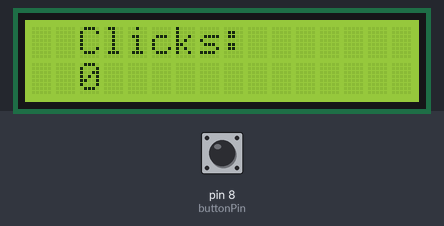
A sketch run on a simulated Arduino Uno, built with avr-gcc and run on an emulated ATmega328P. On the bench: 16×2 character LCD. The test bench sets the inputs (shaded band); at power-on: pin 8 (buttonPin) HIGH. What the sketch prints to the serial monitor is not drawn.

Above: at 1.2 s.
1.3 s: pin 8 (buttonPin) pulled LOW for 3.2 s
At 3.7 s:
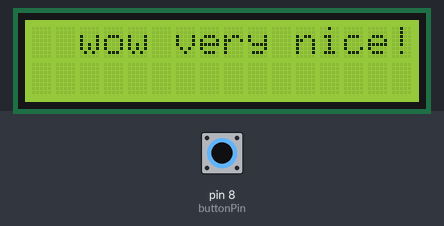
6.0 s: pin 8 (buttonPin) pulled LOW for 1 s
At 8.1 s:
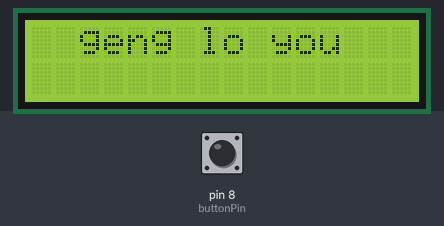
8.5 s: pin 8 (buttonPin) pulled LOW for 3.2 s
At 10.9 s:
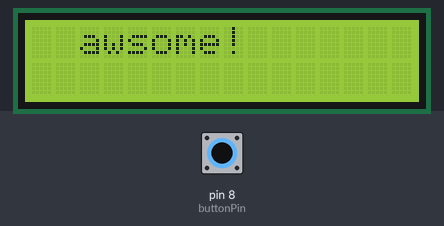
13.2 s: pin 8 (buttonPin) pulled LOW for 1 s
At 14.7 s:
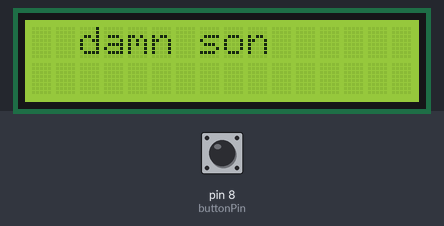
15.7 s: pin 8 (buttonPin) pulled LOW for 3.2 s
At 18.0 s:
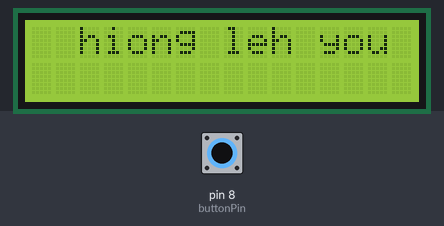
20.4 s: pin 8 (buttonPin) pulled LOW for 1 s
At 22.8 s:
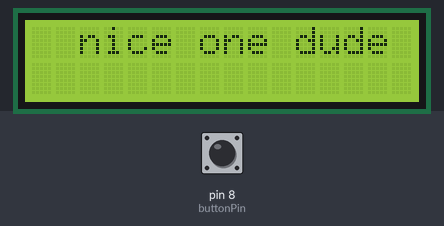
Timing chart, 0 to 23.9 s (numbered marks = the images above; inputs shaded):
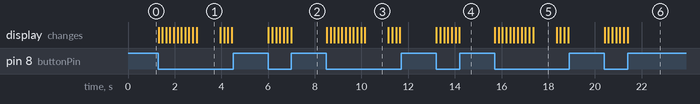

The sketch:

Motivation_Clicker.ino
```cpp
const int buttonPin = 8;
int counter = 0;
int i = 0;
String words[] = {"wow very nice!","geng lo you","awsome!", "damn son","hiong leh you","nice one dude"};
#include <LiquidCrystal_I2C.h>

LiquidCrystal_I2C lcd(0x27, 16, 2);

void setup() {
  Serial.begin(9600);
  pinMode(buttonPin, INPUT_PULLUP);
  lcd.init();
  lcd.clear();
  lcd.backlight();      // Make sure backlight is on

  lcd.setCursor(2, 0);  //Set cursor to character 2 on line 0
  lcd.print("Clicks:");
  lcd.setCursor(2, 1);  //Move cursor to character 2 on line 1
  lcd.print(counter);
}
void loop() {
  int buttonState;
  buttonState = digitalRead(buttonPin);

  if (buttonState == LOW) {
    counter++;
    lcd.clear();
    lcd.setCursor(2, 0);  //Set cursor to character 2 on line 0
    lcd.print("Clicks:");

    lcd.setCursor(2, 1);  //Move cursor to character 2 on line 1
    lcd.print(counter);
    delay(150);

  if(counter%10 == 0){
    if( i <= 5 ){
      Serial.println(i);
      lcd.clear();
      lcd.setCursor(2, 0);
      lcd.print(words[i]);
      delay(1000);
      i++;
    }

   else{
    i = 0;
    lcd.clear();
    lcd.setCursor(2, 0);
    lcd.print(words[i]);
    delay(1000);
    i++;
    }

   }
  }
}
```

Measured:
- after the input at 1.3 s, the display: first changes at once (image 1 shows a later state)
- after the input at 6.0 s, the display: first changes at once (image 2 shows a later state)
- after the input at 8.5 s, the display: first changes at once (image 3 shows a later state)
- after the input at 13.2 s, the display: first changes at once (image 4 shows a later state)
- after the input at 15.7 s, the display: first changes at once (image 5 shows a later state)
- after the input at 20.4 s, the display: first changes at once (image 6 shows a later state)
- what the display in image 1 shows lasts 1.1 s, from 2.9 s to 4.0 s
